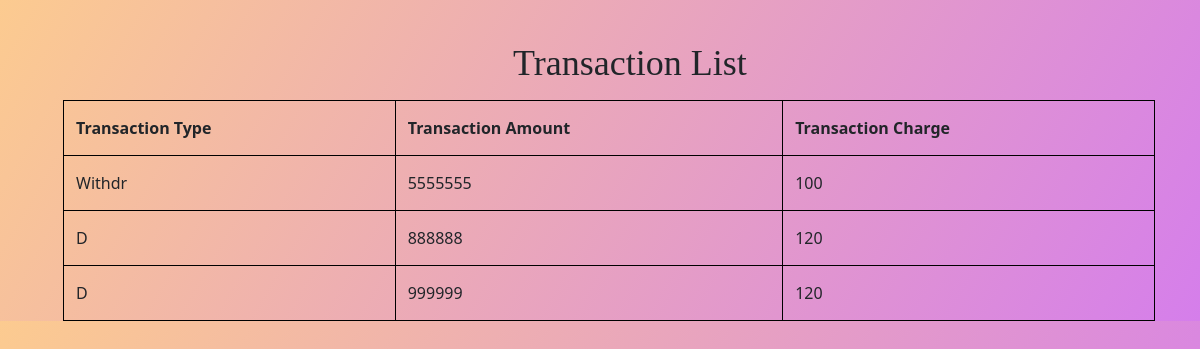
Before: /wallet/transactions_list/ with the older database file.
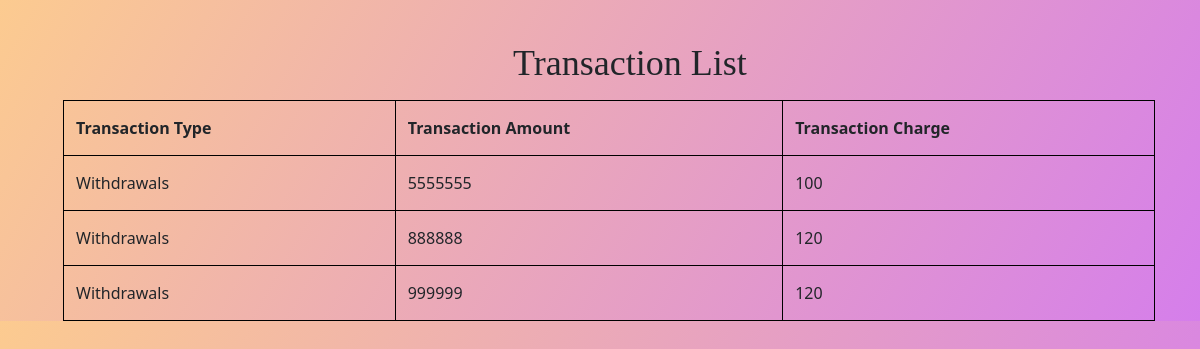
After: the same page with the newer database file.
### wallet/models.py (models this page shows)
class Transaction(models.Model):
    message = models.CharField(max_length=100)
    wallet = models.ForeignKey(Wallet,on_delete=models.CASCADE,related_name='transaction_wallet')
    transaction_amount = models.BigIntegerField()
    transaction_charge = models.IntegerField()
    transaction_type = models.CharField(max_length=16)
    origin_account = models.ForeignKey(Wallet, on_delete=models.CASCADE,related_name='transaction_origin')
    destination_account = models.ForeignKey(Wallet, on_delete=models.CASCADE,related_name='transaction_destination')

### wallet/views.py (the view)
# urls.py: path("transactions_list/",list_transaction,name="registration"),
def list_transaction(request):
   transactions=Transaction.objects.all()
   return render(request,'wallet/transaction_list.html',
    {"Transaction":transactions}
   )

### wallet/templates/wallet/transaction_list.html (shortened to what this page needs)
<!DOCTYPE html>
<html lang="en">
<head>
 <link href="https://cdn.jsdelivr.net/npm/bootstrap@5.0.2/dist/css/bootstrap.min.css" rel="stylesheet">
</head>
<body>
<h1>Transaction List</h1>
<table>
  <tr>
    <th>Transaction Type </th>
    <th>Transaction Amount</th>
    <th>Transaction Charge</th>
  </tr>
  <tr>{%for transactions in Transaction%}</tr>
  <td>{{transactions.transaction_type}}</td>
  <td>{{transactions.transaction_amount}}</td>
  <td>{{transactions.transaction_charge}}</td>
  {%endfor%}
</table>
</body>
</html>

Changed rows visible on the page:
changed Transaction (number 1 of 3 on the later page): transaction_type "Withdr" → "Withdrawals"
changed Transaction (number 2 of 3 on the later page): transaction_type "D" → "Withdrawals"
changed Transaction (number 3 of 3 on the later page): transaction_type "D" → "Withdrawals"
